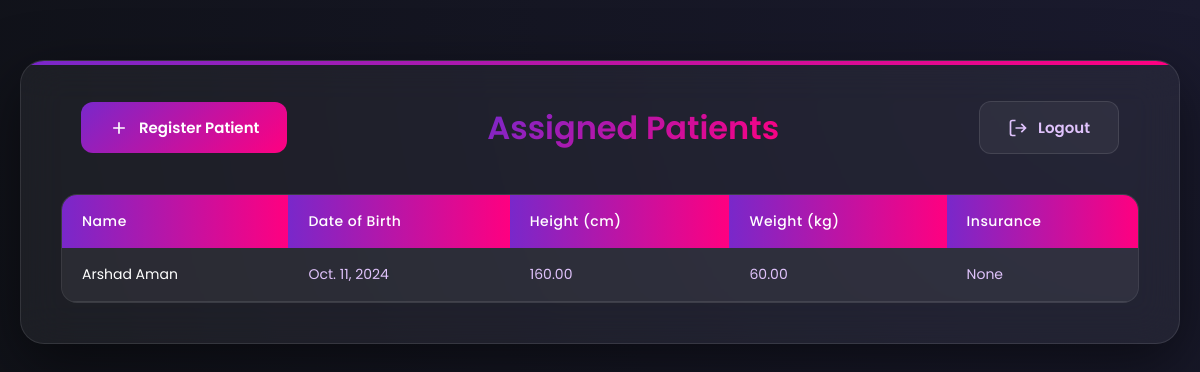
Before: /view-patient/ (signed in) with the older database file.
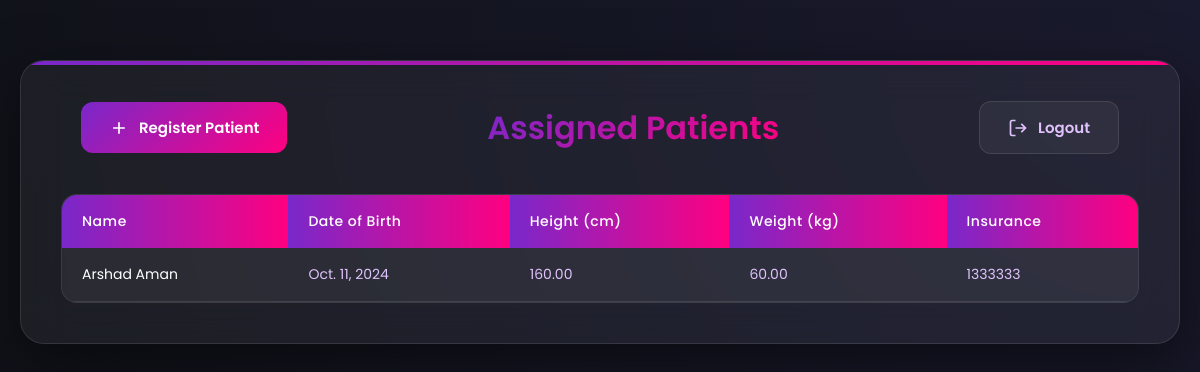
After: the same page with the newer database file.
### rpm_users/models.py (models this page shows, shortened)
class Patient(models.Model):
    SEX_CHOICES = (('Male', 'Male'), ('Female', 'Female'), ('Others', 'Others'),)
    MONITORING_CHOICES = (('Blood Pressure', 'Blood Pressure'), ('Heart Rate', 'Heart Rate'), ('SPO2', 'SPO2'),("Temperature", "Temperature"),)
    user = models.OneToOneField(User, on_delete=models.CASCADE, blank=True, null=True)
    date_of_birth = models.DateField(blank=True, null=True)
    height = models.DecimalField(blank=True, null=True, max_digits=10, decimal_places=2)
    weight = models.DecimalField(blank=True, null=True, max_digits=10, decimal_places=2)
    insurance = models.CharField(blank=True, null=True, max_length=255)
    sex = models.CharField(blank=True, max_length=10, null=True, choices=SEX_CHOICES)
    bmi = models.DecimalField(blank=True, max_digits=10, decimal_places=2, null=True)
    monitoring_parameters = models.CharField(blank=True, max_length=20, null=True, choices=MONITORING_CHOICES)
    device_serial_number = models.IntegerField(null=True, blank=True)
    pharmacy_info = models.TextField(blank=True, null=True)
    allergies = models.TextField(blank=True, null=True)
    smoke = models.CharField(choices=(('YES', 'YES'), ('NO', 'NO'),), default='NO', max_length=3)
    drink = models.CharField(choices=(('YES', 'YES'), ('NO', 'NO'),), default='NO', max_length=3)
    family_history = models.TextField(null=True, blank=True)
    medications = models.TextField(null=True, blank=True)
    id = models.UUIDField(default=uuid.uuid4, primary_key=True, editable=False)
    created_at = models.DateTimeField(auto_now_add=True)
    updated_at = models.DateTimeField(auto_now=True)
    moderator_assigned = models.ForeignKey('Moderator', blank=True, null=True, on_delete=models.SET_NULL, related_name='moderators')

### rpm_users/views.py (the view)
# urls.py: path('view-patient/', views.view_assigned_patient, name='view_all_assigned_patient'),
@login_required
def view_assigned_patient(request):
    moderator = Moderator.objects.get(user=request.user)
    patient_obj = Patient.objects.filter(moderator_assigned=moderator)
    formatted_patients = []
    for patient in patient_obj:
        medications = []
        if patient.medications:
            medications = [med.strip() for med in patient.medications.split('\n') if med.strip()]
        pharmacy_info = {}
        if patient.pharmacy_info:
            try:
                lines = patient.pharmacy_info.split('\n')
                for line in lines:
                    if ':' in line:
                        key, value = line.split(':', 1)
                        pharmacy_info[key.strip()] = value.strip()
            except:
                pharmacy_info = {'Details': patient.pharmacy_info}
        allergies = []
        if patient.allergies:
            allergies = [allergy.strip() for allergy in patient.allergies.split(',') if allergy.strip()]
        family_history = []
        if patient.family_history:
            history_lines = patient.family_history.split('\n')
            for line in history_lines:
                if line.strip():
                    family_history.append(line.strip())
        formatted_patient = {
            'patient': patient,
            'formatted_medications': medications,
            'formatted_pharmacy': pharmacy_info,
            'formatted_allergies': allergies,
            'formatted_family_history': family_history
        }
        formatted_patients.append(formatted_patient)
    context = {
        'patient_obj': formatted_patients,
    }
    return render(request, 'view_assigned_patient.html', context)

### templates/view_assigned_patient.html (shortened to what this page needs)
<!DOCTYPE html>
<html lang="en">
  <head>
    {% load static %}
  </head>
  <body>
    <div class="container">
      <div class="header">
        <a href="{% url 'register_patient' %}" class="btn register-btn">
          <svg width="20" height="20" viewBox="0 0 24 24" fill="none" stroke="currentColor" stroke-width="2">
            <path d="M12 5v14M5 12h14"/>
          </svg>
          Register Patient
        </a>
        <h2>Assigned Patients</h2>
        <a href="{% url 'moderator_logout' %}" class="btn logout-btn">
          <svg width="20" height="20" viewBox="0 0 24 24" fill="none" stroke="currentColor" stroke-width="2">
            <path d="M9 21H5a2 2 0 0 1-2-2V5a2 2 0 0 1 2-2h4M16 17l5-5-5-5M21 12H9"/>
          </svg>
          Logout
        </a>
      </div>
      {% if patient_obj %}
      <div class="table-container">
        <table>
          <thead>
            <tr>
              <th>Name</th>
              <th>Date of Birth</th>
              <th>Height (cm)</th>
              <th>Weight (kg)</th>
              <th>Insurance</th>
            </tr>
          </thead>
          <tbody>
            {% for entry in patient_obj %}
              {% with entry.patient as patient %}
              <tr>
                <td>
                  <a href="{% url 'moderator_actions' patient.id %}?action=access" class="table-link">
                    {{ patient.user.first_name }} {{ patient.user.last_name }}
                  </a>
                </td>
                <td>{{ patient.date_of_birth }}</td>
                <td>{{ patient.height }}</td>
                <td>{{ patient.weight }}</td>
                <td>{{ patient.insurance }}</td>
              </tr>
              {% endwith %}
            {% endfor %}
          </tbody>
        </table>
      </div>
      {% else %}
      <div class="empty-state">
        <p>No patients assigned yet.</p>
      </div>
      {% endif %}
    </div>
  </body>
</html>

### templates/view_assigned_patient.html (style rules this page uses)
* { margin: 0; padding: 0; box-sizing: border-box; }
:root { --primary: #7928CA; --primary-dark: #6A0DAD; --secondary: #FF0080; --text: #E0C3FC; --background: #0F1116; --card-bg: rgba(255, 255, 255, 0.05); --error: #FF4E4E; --success: #00CC88; }
body { font-family: 'Poppins', sans-serif; background: radial-gradient(circle at top right, #1a1a2e, var(--background)); min-height: 100vh; color: var(--text); padding: 20px; }
.container { width: 100%; max-width: 1200px; background: var(--card-bg); backdrop-filter: blur(20px); padding: 40px; border-radius: 24px; box-shadow: 0 20px 60px rgba(0, 0, 0, 0.5); border: 1px solid rgba(255, 255, 255, 0.1); margin: 40px auto; position: relative; overflow: hidden; }
.container::before { content: ''; position: absolute; top: 0; left: 0; right: 0; height: 4px; background: linear-gradient(90deg, var(--primary), var(--secondary)); z-index: 1; }
.header { display: flex; justify-content: space-between; align-items: center; margin-bottom: 40px; padding: 0 20px; }
h2 { text-align: center; color: white; font-size: 32px; font-weight: 600; background: linear-gradient(135deg, var(--primary), var(--secondary)); -webkit-background-clip: text; -webkit-text-fill-color: transparent; position: relative; display: inline-block; margin: 0 20px; }
.btn { padding: 14px 28px; border: none; border-radius: 12px; font-weight: 600; cursor: pointer; transition: all 0.3s ease; font-size: 15px; text-decoration: none; display: inline-flex; align-items: center; gap: 10px; font-family: 'Poppins', sans-serif; }
.register-btn { background: linear-gradient(135deg, var(--primary), var(--secondary)); color: white; position: relative; overflow: hidden; }
.register-btn::before { content: ''; position: absolute; top: 0; left: -100%; width: 100%; height: 100%; background: linear-gradient(90deg, transparent, rgba(255, 255, 255, 0.2), transparent); transition: 0.5s; }
.logout-btn { background: rgba(255, 255, 255, 0.05); color: var(--text); border: 1px solid rgba(255, 255, 255, 0.1); }
.table-container { background: rgba(255, 255, 255, 0.03); border-radius: 16px; overflow: hidden; border: 1px solid rgba(255, 255, 255, 0.1); }
table { width: 100%; border-collapse: separate; border-spacing: 0; margin: 0; }
th { background: linear-gradient(90deg, var(--primary), var(--secondary)); color: white; font-weight: 500; font-size: 14px; padding: 16px 20px; text-align: left; letter-spacing: 0.5px; }
td { padding: 16px 20px; border-bottom: 1px solid rgba(255, 255, 255, 0.1); font-size: 14px; transition: all 0.3s ease; }
.table-link { color: white; text-decoration: none; display: block; transition: all 0.3s ease; }
tr { background: rgba(255, 255, 255, 0.03); transition: all 0.3s ease; }

Changed rows visible on the page:
changed Patient "Arshad": patient.insurance "None" → "1333333"
